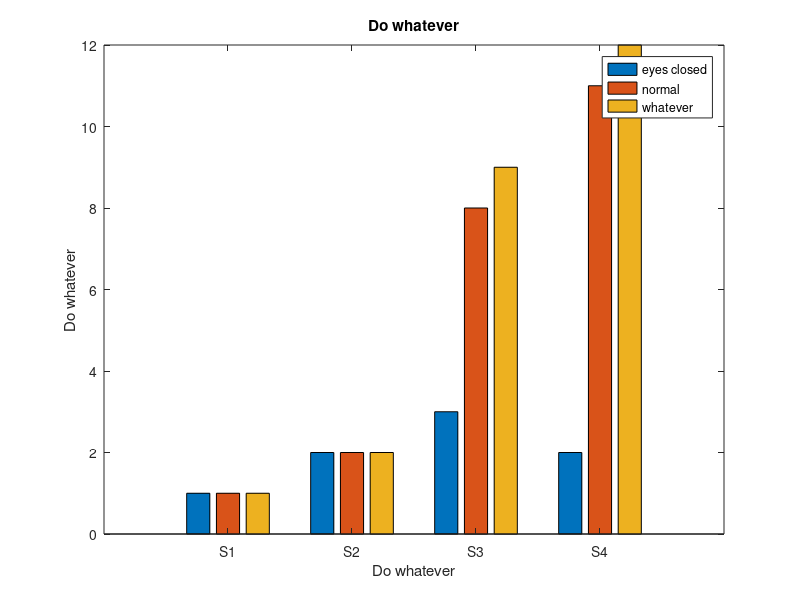

Reproduce this figure in MATLAB.

%% Process all video files and save SitStand Test Event Intensty to sitStandProcessedDataMap.mat
% Note that all video names have to be the patient ID

path_videos_dir = './tempVideos'; % This is the dir contains all videos to be processed
path_save_dir = './tempProcessedFolder'; % This is the dir to save all processed data

% Create a new sitStandProcessedDataMap
% sitStandProcessedDataMap = containers.Map;

% Load the saved data first
savedDataMap = load('sitStandProcessedDataMap.mat');

files = dir(path_videos_dir);
fileIndex = find(~[files.isdir]);

% savedDataMap('12321') = AnalyzeSitStandRGB( path_rgb_video, path_save_dir );

% Load all movies in the directory
for i = 1:length(fileIndex)
    
    videoFileName = files(fileIndex(i)).name; 
    parsed = strsplit(videoFileName, '.');
    patientID = char(parsed(1));
    
    if isempty(patientID) == false % Make srue the file is valid
        path_rgb_video = strcat(strcat(path_videos_dir, '/'), videoFileName);
        path_patient_save_dir = strcat(strcat(path_save_dir, '/'), patientID);

        disp(strcat('======Processing pratient with ID: ', patientID)); % Display info

        % Save each analyzed sitStand event intensity to the data map
    %     try
        AnalyzeSitStandRGB( path_rgb_video, path_patient_save_dir );
        % Just to be safe, save the data to file
        %save('sitStandProcessedDataMap.mat' ,'savedDataMap');
    %     catch
    %         error(strcat('Error occurred when processing: ', videoFileName));
    %     end
    
    
    end
end


%% Load processed data above and graph them

% Each row contains a single person's data 
% Each column contains the scenario
y = [1 1 1; 
     2 2 2; 
     3 8 9; 
     2 11 12];
bar(y)
xticklabels({'S1','S2','S3','S4'});
legend('eyes closed', 'normal', 'whatever');
xlabel('Do whatever');
ylabel('Do whatever');
title('Do whatever');

